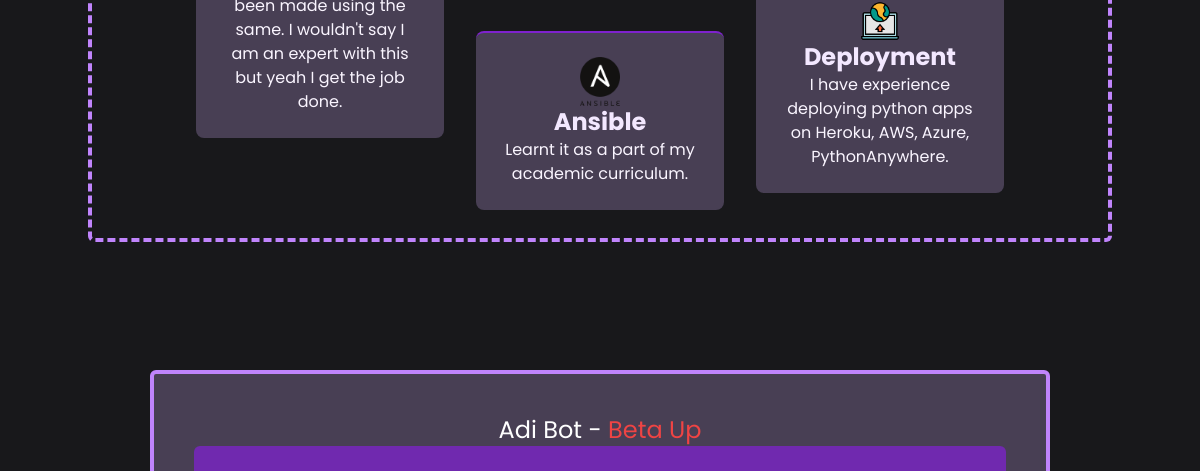
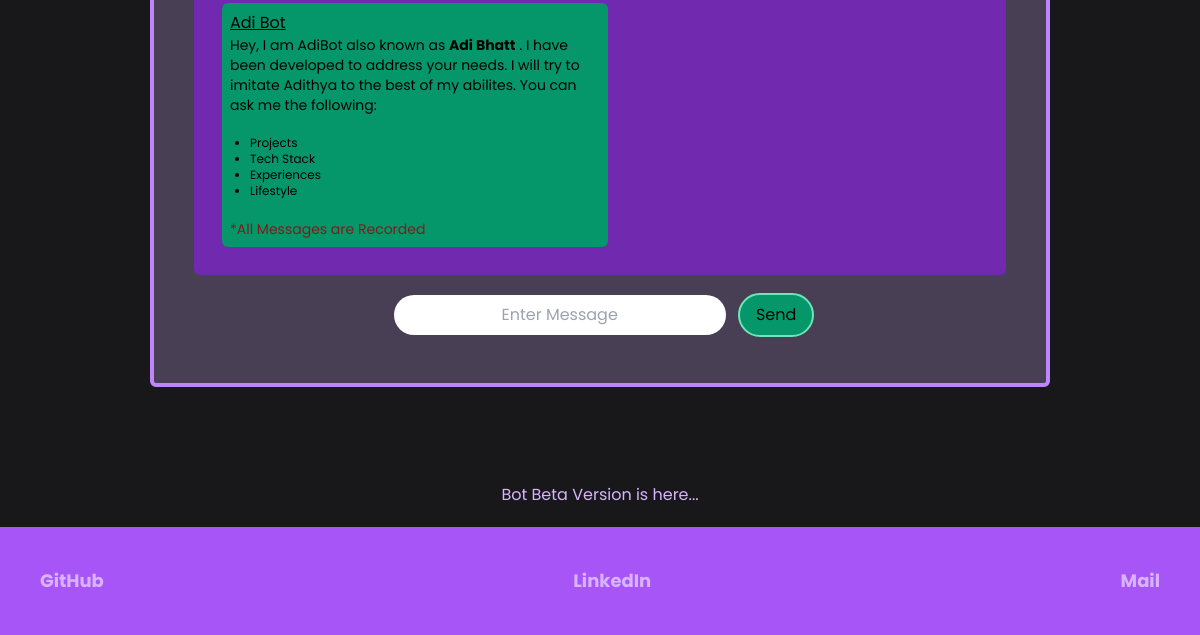
The page / (signed in, lower part) on the database as committed earlier (2 pictures, top to bottom).
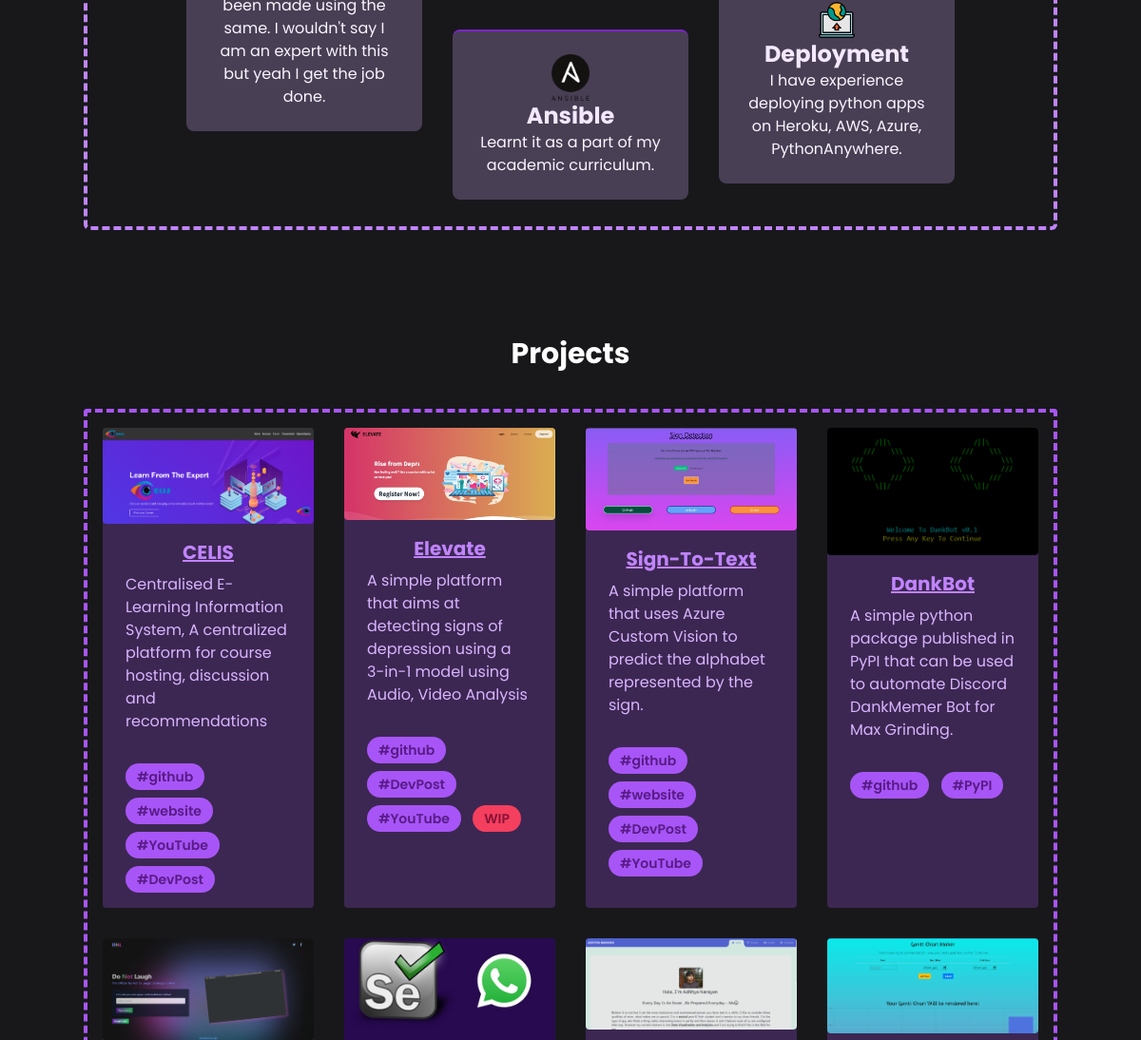
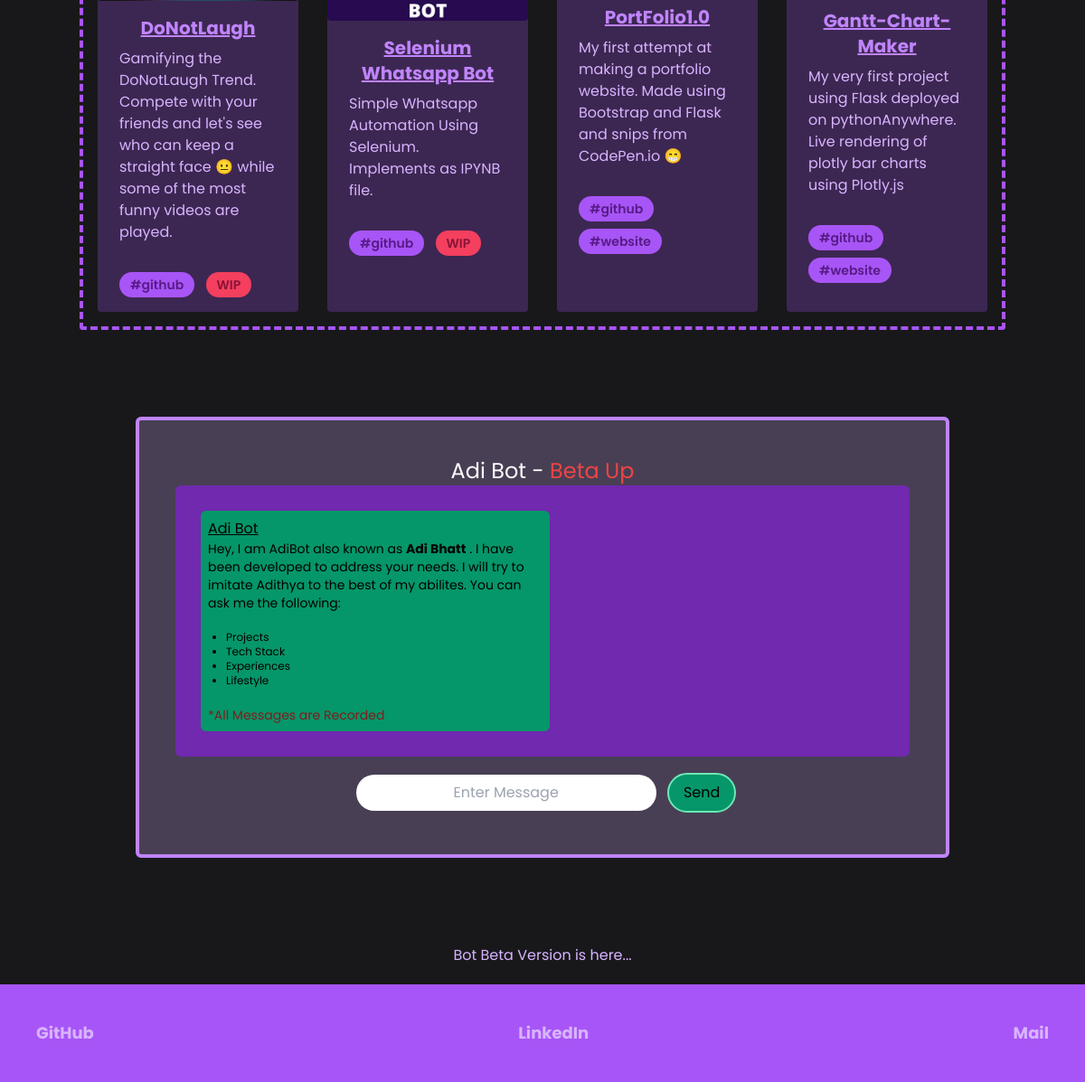
The same page on the database as committed later (2 pictures, top to bottom).
### app/models.py (models this page shows, shortened)
class TechStack(db.Model):
    id = db.Column(db.Integer, primary_key=True)
    image_name = db.Column(db.String(30))
    name = db.Column(db.String(30), unique=True,nullable=False)
    description = db.Column(db.String(240),nullable=False)

class Project(db.Model):
    id = db.Column(db.Integer, primary_key=True)
    image_name = db.Column(db.String(30))
    name = db.Column(db.String(30),unique=True, nullable=False)
    description = db.Column(db.String(500), nullable=False)
    github = db.Column(db.String(120), nullable=False)
    tag_urls = db.Column(db.String(500), nullable=True)
    status = db.Column(db.Integer,default=1)

### app/routes.py (the view)
@app.route('/home')
@app.route('/')
def home():
    techstack = TechStack.query.all()
    projects = Project.query.all()
    tags=[]
    for i in projects:
        tags.append(json.loads(i.tag_urls))
    return render_template('index.html',techstack=techstack,projects=projects,p_tags=tags)

### app/auth/models.py (called while the page is built)
@login.user_loader
def load_user(id):
    return User.query.get(int(id))

### app/templates/index.html (shortened to what this page needs)
{% extends 'base.html' %}
{% block body %}
    <div class="md:p-8" >
        <div class="container border-4 border-dashed border-purple-400 rounded-md  mx-auto  md:px-14 lg:px-20 px-8" >
            <div class="mx-4 my-5 gap-8 h-auto  p-2 columns-1 sm:columns-2 lg:columns-3 space-y-8  ">
                {% if techstack %}
                {% for i in techstack %}
                <div class="flex  flex-col flex-wrap break-inside-avoid-column">
                    <div class="  border-t-2  hover:border-4 hover:border-purple-300 border-purple-700 bg-purple-300 bg-opacity-25 rounded-lg p-6 ">
                        <img src="{{ url_for('static',filename='img/tech_stack/'+i.image_name) }}" class="w-10 mx-auto" alt="">
                        <h1 class="text-center text-2xl text-purple-100  font-bold">{{i.name}}</h1>
                        <p class="text-center text-purple-50">{{i.description}}</p>
                    </div>
                </div>
                {% endfor %}
                {% endif %}
            </div>
            </div>
    </div>
    {% if projects %}
    <div id="project" class="  container mt-20 mb-10 text-3xl font-bold text-white text-center mx-auto w-full md:px-14 lg:px-24 px-8 hover:underline hover:text-purple-600 hover:decoration-wavy hover:decoration-purple-600"" >
        <h3>Projects</h3>
    </div>
    <div class="container border-dashed border-purple-500 lg:p-4 border-4 rounded sm:mx-auto p-2 w-full grid md:grid-cols-2 lg:grid-cols-4 place-content-evenly grid-cols-1   gap-8" >
       {% for p in projects %}
        <div class=" rounded bg-purple-500 border-purple-500 hover:border-2 bg-opacity-25  hover:shadow-lg hover:shadow-purple-500/50 ">
            <img class="w-full rounded" src="{{url_for('static',filename='img/projects/'+p.image_name)}}" alt="Sunset in the mountains">
            <div class="px-6 py-4">
              <div class="font-bold text-xl text-purple-400 text-center mb-2 underline">{{p.name}}</div>
              <p class="text-purple-300 text-base hover:text-purple-200 hover:font-semibold">
               {{p.description}}
              </p>
            </div>
            <div class="px-6 pt-4 pb-2">
                <a href="{{p.github}}"><span class="inline-block bg-purple-500 rounded-full px-3 py-1 text-sm font-semibold hover:border-purple-900  hover:bg-purple-200 text-purple-900 mr-2 mb-2">#github</span></a>
              {% if p_tags %}
                {% for i,x in p_tags[loop.index-1].items() %}
              <a href="{{x}}"><span class="inline-block bg-purple-500 rounded-full px-3 py-1 text-sm font-semibold hover:border-purple-900  hover:bg-purple-200 text-purple-900 mr-2 mb-2">#{{i}}</span></a>
                {% endfor %}
                {% endif %}
                {% if p.status==0 %}
                <span title="WorkInProgress" class="inline-block bg-rose-500 rounded-full px-3 py-1 text-sm font-semibold  text-rose-900 mr-2 mb-2">WIP</span>
                {%endif%}
            </div>
          </div>
        {% endfor %}
    </div>
    {%endif%}
        <div id="bot" class="container rounded-md mt-24 mb-24 p-10 mx-auto border-purple-400 border-4 bg-purple-300 bg-opacity-25  w-full md:w-3/4  " >
            <h3 class="text-center text-2xl text-white" >Adi Bot - <span class="text-red-500" >Beta Up</span></h3>
            <div id="user_message" class=" rounded-md grid grid-cols-1 bg-purple-700 p-2 sm:p-5 bg-opacity-75 overflow-auto max-h-96  ">
                <div  class=" justify-self-start bot_message sm:m-2 bg-emerald-600 w-1/2 rounded-md p-2" >
                    <h6 class="text-md" ><u>Adi Bot</u></h6>
                    <p class="md:text-sm  text-xs">Hey, I am AdiBot also known as <b>Adi Bhatt</b> . I have been developed to address your needs. I will try to imitate Adithya to the best of my abilites. You can ask me the following:
                        <ul class="list-disc md:text-md text-xs p-5" >
                            <li>Projects</li>
                            <li>Tech Stack</li>
                            <li>Experiences</li>
                            <li>Lifestyle</li>
                        </ul>
                        <p class=" text-red-900 text-sm " >*All Messages are Recorded</p>
                    </p>
                </div>
            </div>
            <div class="text-center mt-3" >
                <input type="text" class="rounded-full m-2 p-2 text-center" id="message" placeholder="Enter Message" size="20" name="message" id=""> <button onclick="add_user_message()" class="rounded-full px-4 py-2 border-2 border-emerald-300 bg-emerald-600" >Send</button>
            </div>
        </div>
{% endblock %}

### app/templates/base.html (shortened to what this page needs)
<!DOCTYPE html>
<html lang="en">
<head>
    <link rel="stylesheet" href="{{ url_for('static',filename='css/tailwind.css') }}">
</head>
<body class="bg-zinc-900 font-['Poppins'] pb-12 flex flex-col h-screen" >
    {% block body %}
    {% endblock %}
    <h1 class="text-center text-purple-300"> Bot Beta Version is here...</h1>
    <footer class="bg-purple-500 flex flex-col md:flex-row text-center text-purple-300 bottom-0 mt-5 p-10 justify-between " >
        <a href="https://github.com/NarayanAdithya"><h1 class="font-bold sm:text-lg text-md" >GitHub</h1></a>
        <a href="https://www.linkedin.com/in/adithya-narayan-3747081a3/"><h1 class="font-bold sm:text-lg text-md" >LinkedIn</h1></a>
        <a href="mailto:adithyanarayan1234@gmail.com"><h1 class="font-bold sm:text-lg text-md" >Mail</h1></a>
    </footer>
</body>
</html>

### app/templates/base.html (style rules this page uses)
html { scroll-behavior: smooth; }

Rows that differ between the two databases and show on the page:
added Project: image_name (picture), name "CELIS", description "Centralised E-Learning Information System, A centralized platform for course hosting, discussion and recommendations", 1 "website" "YouTube" "DevPost"
added Project: image_name (picture), name "Elevate", description "A simple platform that aims at detecting signs of depression using a 3-in-1 model using Audio, Video Analysis", 1 "DevPost" "YouTube", status "WIP"
added Project: image_name (picture), name "Sign-To-Text", description "A simple platform that uses Azure Custom Vision to predict the alphabet represented by the sign.", 1 "website" "DevPost" "YouTube"
added Project: image_name (picture), name "DankBot", description "A simple python package published in PyPI that can be used to automate Discord DankMemer Bot for Max Grinding.", 1 "PyPI"
added Project: image_name (picture), name "DoNotLaugh", description "Gamifying the DoNotLaugh Trend. Compete with your friends and let's see who can keep a straight face 😐 while some of the most funny videos are played.", status "WIP"
added Project: image_name (picture), name "Selenium Whatsapp Bot", description "Simple Whatsapp Automation Using Selenium. Implements as IPYNB file.", status "WIP"
added Project: image_name (picture), name "PortFolio1.0", description "My first attempt at making a portfolio website. Made using Bootstrap and Flask and snips from CodePen.io 😁", 1 "website"
added Project: image_name (picture), name "Gantt-Chart-Maker", description "My very first project using Flask deployed on pythonAnywhere. Live rendering of plotly bar charts using Plotly.js", 1 "website"
Other text that changed with them:
text now shown: "Projects"
